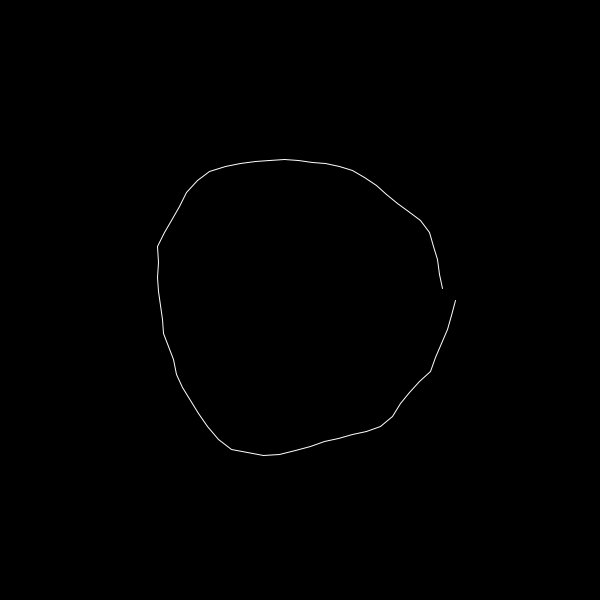
Frame 1 (no input)
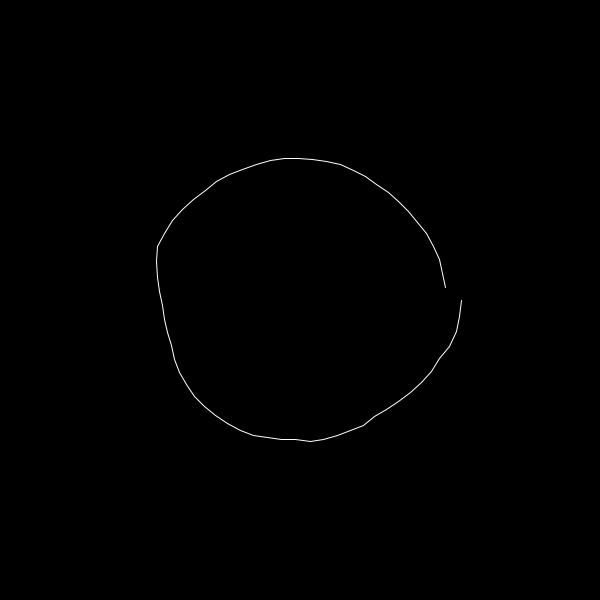
Frame 60 (the mouse pressed at the canvas centre just before this capture)
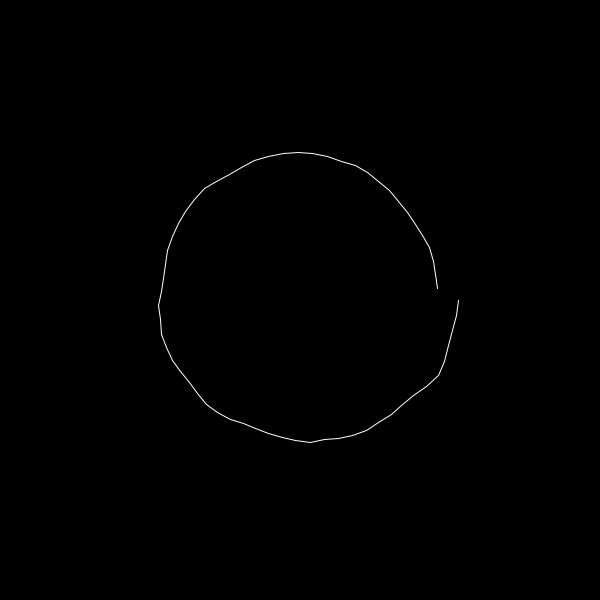
Frame 120 (the mouse held since frame 60 and released just before this capture)

The Processing sketch that drew these frames (run headless with seeded random() and noise(); from frame 60 on, the mouse is pressed at the canvas centre):

// Processing sketch: sketch_blobby
// ── sketch_blobby.pde
float yoff = 0.0;
float totalVertices = 200;

void setup() {
  size(600, 600);
  noFill();
  stroke(255);
}

void draw() {
  background(0);
  translate(width/2, height/2);
  
  float radius = 150;
  
  beginShape();
  float xoff = 0;
  for (float angle = 0; angle < TWO_PI; angle += 0.1) {
    float offset = map(noise(xoff, yoff), 0, 1, -25, 25);
    float r = radius + offset;
    float x = r * cos(angle);
    float y = r * sin(angle);
    vertex(x, y);
    xoff += 0.1;
  }
  endShape();
  yoff += 0.01;
}
